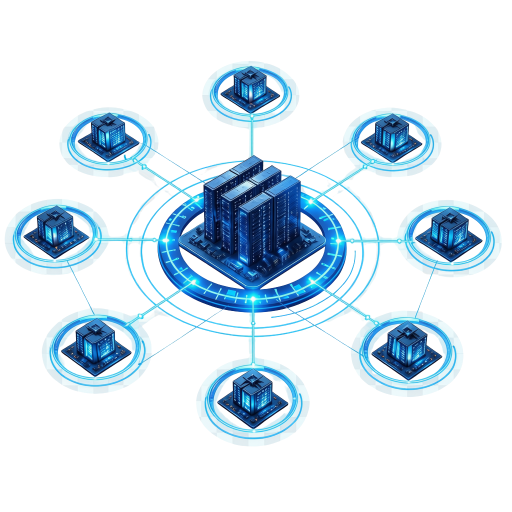
#> input picture Projeto Automação + Análise de Dados/assets/brand/login_data_center.png, 1024 x 1024 px (shown at 1/2 size)
$ python -i captura_visual.py   (imports and definitions only)
#> lines starting #> are read from the running program, lines starting #| are printed output that depends on the picture
"""Captura e validação visual das interfaces Tkinter.

O módulo não interfere na execução normal da aplicação. Ele é usado
pelos testes visuais e pelo gerador de evidências em ``scripts/``.
"""

from __future__ import annotations

import json
import logging
import math
from pathlib import Path
import sys
import time
from typing import Iterable

from PIL import Image, ImageDraw, ImageFont, ImageGrab, ImageStat


# [102 lines left out: functions habilitar_dpi_windows, aguardar_renderizacao, _captura_quase_preta, capturar_widget_png, not called in this run]


def _cor_dominante_amostrada(imagem: Image.Image) -> tuple[tuple[int, int, int], float, int]:
    amostra = imagem.convert("RGB")
    amostra.thumbnail((240, 160))
    cores = amostra.getcolors(maxcolors=amostra.width * amostra.height) or []
    if not cores:
        return (0, 0, 0), 0.0, 0
    quantidade, cor = max(cores, key=lambda item: item[0])
    total = max(1, amostra.width * amostra.height)
    return tuple(cor), quantidade / total, len(cores)


def analisar_png(
    caminho: str | Path,
    *,
    largura_minima: int = 800,
    altura_minima: int = 600,
) -> dict:
    """Retorna métricas e alertas objetivos sobre uma captura visual."""
#> called with caminho = '../assets/brand/login_data_center.png', largura_minima = 800, altura_minima = 600
    caminho = Path(caminho)
    alertas: list[str] = []
    falhas: list[str] = []
    with Image.open(caminho) as original:
#> original is the input picture: PIL image 1024x1024 RGBA; mean R, G, B, A 29.6, 44.4, 54.4, 66.5
        imagem = original.convert("RGB")
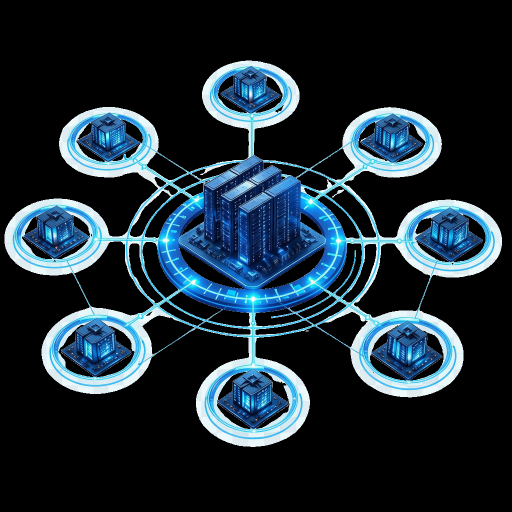
#> imagem: PIL image 1024x1024 RGB (shown at 1/2 size); mean R, G, B 29.6, 44.4, 54.4
        largura, altura = imagem.size
#> largura = 1024; altura = 1024
        cinza = imagem.convert("L")
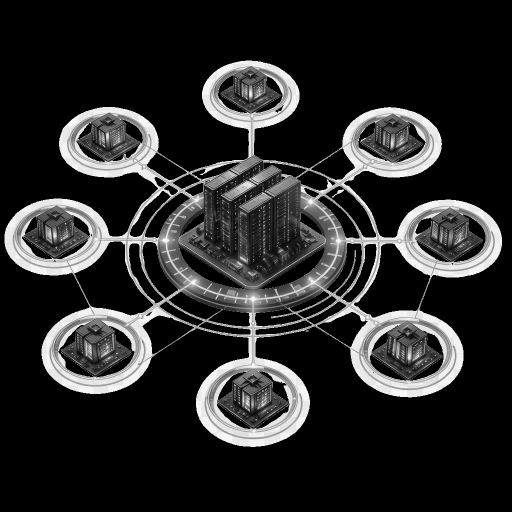
#> cinza: PIL image 1024x1024 L (shown at 1/2 size); min 0, max 255, mean 41.1
        estatistica = ImageStat.Stat(cinza)
        media = float(estatistica.mean[0])
#> media = 41.08
        desvio = float(estatistica.stddev[0])
#> desvio = 78.16
        entropia = float(cinza.entropy())
#> entropia = 2.92
        cor_dominante, proporcao_dominante, cores_amostradas = (
            _cor_dominante_amostrada(imagem)
        )
#> in _cor_dominante_amostrada, `amostra.thumbnail((240, 160))`:
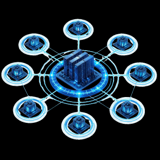
#> amostra: PIL image 160x160 RGB; mean R, G, B 29.8, 44.7, 54.8
#> in _cor_dominante_amostrada, `cores = amostra.getcolors(maxcolors=amostra.width * amostra.height) or..`: cores = 7993 items
#> in _cor_dominante_amostrada, `quantidade, cor = max(cores, key=lambda item: item[0])`: quantidade = 16613; cor = (0, 0, 0)
#> cor_dominante = (0, 0, 0); proporcao_dominante = 0.649; cores_amostradas = 7993

    if largura < largura_minima or altura < altura_minima:
        falhas.append(
            f"captura menor que o mínimo: {largura}x{altura}; "
            f"esperado ao menos {largura_minima}x{altura_minima}"
        )
    if desvio < 2.0 or proporcao_dominante >= 0.995:
        falhas.append("imagem praticamente uniforme ou vazia")
    elif entropia < 2.0 or proporcao_dominante > 0.94:
        alertas.append("baixa variedade visual; revisar se a tela renderizou por completo")
    if media > 248 and desvio < 8:
        falhas.append("captura quase totalmente branca")
    if media < 2 and desvio < 4:
        falhas.append("captura quase totalmente preta")

    status = "reprovada" if falhas else "alerta" if alertas else "aprovada"
    return {
        "arquivo": caminho.name,
        "caminho": str(caminho),
        "largura": largura,
        "altura": altura,
        "media_luminancia": round(media, 2),
        "desvio_luminancia": round(desvio, 2),
        "entropia": round(entropia, 3),
        "cor_dominante": "#%02X%02X%02X" % cor_dominante,
        "proporcao_cor_dominante": round(proporcao_dominante, 4),
        "cores_amostradas": int(cores_amostradas),
        "status": status,
        "alertas": alertas,
        "falhas": falhas,
    }


# [217 lines left out: functions analisar_limites_widgets, salvar_manifesto, gerar_folha_contato, gerar_relatorio_markdown, not called in this run]

>>> result = analisar_png('../assets/brand/login_data_center.png')
#> result = 13 items
